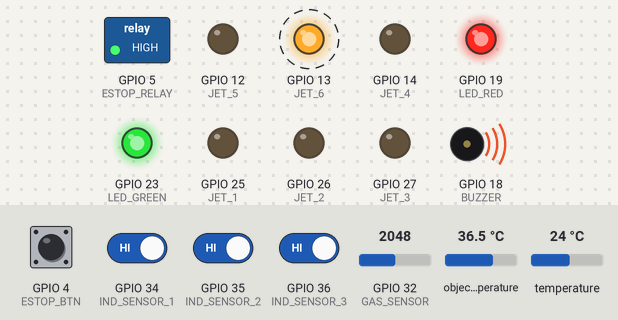
Bench run of a sketch on a simulated ESP32. On the bench: switched loads named in the sketch (green lamp = pin HIGH), output pins drawn as LEDs (lit = HIGH), buzzer (waves = sounding). Dashed ring = blinking. Inputs (shaded band) come from the test bench; at power-on: GPIO 4 (ESTOP_BTN), GPIO 34 (IND_SENSOR_1), GPIO 35 (IND_SENSOR_2), GPIO 36 (IND_SENSOR_3) HIGH, GPIO 32 (GAS_SENSOR) = 2048, object temperature 36.5 °C, temperature 24 °C. What the sketch prints to the serial monitor is not drawn.

Above: at 1.2 s.
1.3 s: GPIO 32 (GAS_SENSOR) set to 417
4.3 s: GPIO 32 (GAS_SENSOR) set to 385
At 5.3 s:
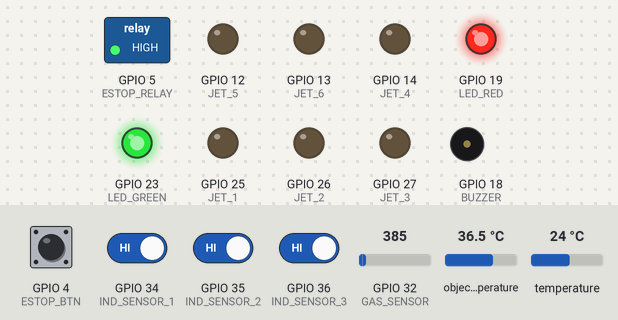
6.4 s: GPIO 4 (ESTOP_BTN) pulled LOW for 0.15 s
At 7.1 s:
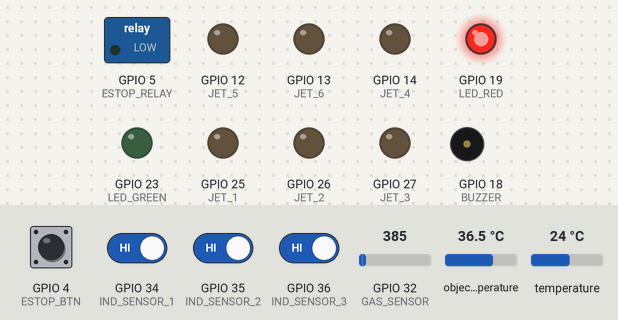
8.0 s: GPIO 32 (GAS_SENSOR) set to 491
At 8.6 s:
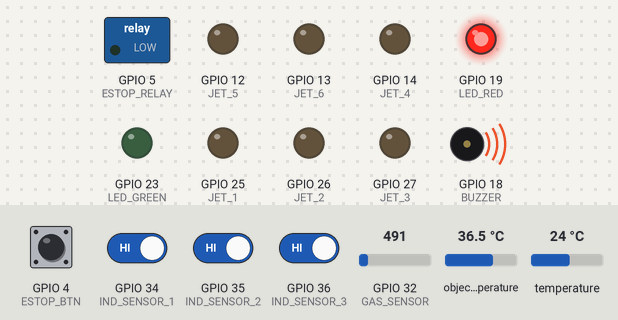
Timing chart, 0 to 11.0 s (numbered marks = the images above; inputs shaded):
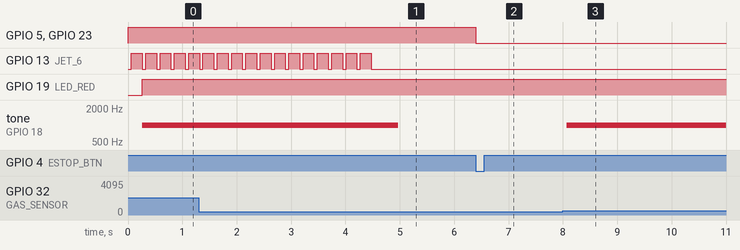

The sketch:

safety_ejection.ino
```cpp
// ═══════════════════════════════════════════════
// ESP32 #2 - SAFETY & EJECTION
// safety_ejection.ino
// ═══════════════════════════════════════════════

#include <Arduino.h>
#include <ArduinoJson.h>
#include <Wire.h>
#include <Adafruit_MLX90614.h>

// ── PIN DEFINITIONS ───────────────────────────
// Inductive sensors
#define IND_SENSOR_1    34
#define IND_SENSOR_2    35
#define IND_SENSOR_3    36

// Thermal sensor
Adafruit_MLX90614 mlx;

// Gas sensor
#define GAS_SENSOR      32
#define GAS_THRESHOLD   400

// Air Jets (via Relay)
#define JET_1           25  // PET
#define JET_2           26  // HDPE/PP
#define JET_3           27  // Paper
#define JET_4           14  // Metal
#define JET_5           12  // Glass
#define JET_6           13  // HAZARD ⚠️

// Safety
#define ESTOP_BTN       4
#define ESTOP_RELAY     5
#define BUZZER          18
#define LED_RED         19
#define LED_GREEN       23

// ── STATE ─────────────────────────────────────
bool emergency_stop_active = false;
bool metal_detected = false;
bool battery_suspected = false;

// Jet timing
struct JetCommand {
    uint8_t jet_id;
    uint32_t fire_time;
    uint16_t duration_ms;
    bool alarm;
};

#define MAX_PENDING_JETS 10
JetCommand pending_jets[MAX_PENDING_JETS];
uint8_t pending_count = 0;

// ═════════════════════════════════════════════
void setup() {
    Serial.begin(115200);  // To Jetson

    // Pins
    pinMode(IND_SENSOR_1, INPUT_PULLUP);
    pinMode(IND_SENSOR_2, INPUT_PULLUP);
    pinMode(IND_SENSOR_3, INPUT_PULLUP);

    pinMode(JET_1, OUTPUT); digitalWrite(JET_1, LOW);
    pinMode(JET_2, OUTPUT); digitalWrite(JET_2, LOW);
    pinMode(JET_3, OUTPUT); digitalWrite(JET_3, LOW);
    pinMode(JET_4, OUTPUT); digitalWrite(JET_4, LOW);
    pinMode(JET_5, OUTPUT); digitalWrite(JET_5, LOW);
    pinMode(JET_6, OUTPUT); digitalWrite(JET_6, LOW);

    pinMode(ESTOP_BTN,   INPUT_PULLUP);
    pinMode(ESTOP_RELAY, OUTPUT);
    pinMode(BUZZER,      OUTPUT);
    pinMode(LED_RED,     OUTPUT);
    pinMode(LED_GREEN,   OUTPUT);

    // Start safe
    digitalWrite(ESTOP_RELAY, HIGH);  // Relay NC = power ON
    digitalWrite(LED_GREEN, HIGH);

    // Thermal sensor
    mlx.begin();

    // Interrupt for E-Stop
    attachInterrupt(
        digitalPinToInterrupt(ESTOP_BTN),
        IRAM_ATTR emergency_stop_ISR,
        FALLING
    );

    Serial.println("{\"status\":\"safety_ready\"}");
}

// ═════════════════════════════════════════════
// EMERGENCY STOP ISR
// ═════════════════════════════════════════════
void IRAM_ATTR emergency_stop_ISR() {
    emergency_stop_active = true;
    digitalWrite(ESTOP_RELAY, LOW);   // Cut power!
    digitalWrite(LED_RED, HIGH);
    digitalWrite(LED_GREEN, LOW);
}

// ═════════════════════════════════════════════
// FIRE JET
// ═════════════════════════════════════════════
void fire_jet(uint8_t jet_id, uint16_t duration_ms) {

    if (emergency_stop_active) return;

    int pin = -1;
    switch(jet_id) {
        case 1: pin = JET_1; break;
        case 2: pin = JET_2; break;
        case 3: pin = JET_3; break;
        case 4: pin = JET_4; break;
        case 5: pin = JET_5; break;
        case 6: pin = JET_6; break;
        default: return;
    }

    digitalWrite(pin, HIGH);
    delay(duration_ms);
    digitalWrite(pin, LOW);
}

// ═════════════════════════════════════════════
// READ SENSORS
// ═════════════════════════════════════════════
void read_and_send_sensors() {

    // Metal detection
    bool ind1 = !digitalRead(IND_SENSOR_1);
    bool ind2 = !digitalRead(IND_SENSOR_2);
    bool ind3 = !digitalRead(IND_SENSOR_3);
    metal_detected = ind1 || ind2 || ind3;

    // Metal "strength" (how many sensors triggered)
    float metal_strength = (ind1 + ind2 + ind3) / 3.0f;

    // Temperature
    float ambient = mlx.readAmbientTempC();
    float object_temp = mlx.readObjectTempC();
    bool thermal_alert = (object_temp - ambient) > 20.0;

    // Battery detection logic
    battery_suspected = (metal_detected &&
                         thermal_alert &&
                         metal_strength < 0.8);  // partial metal

    // Gas
    int gas_raw = analogRead(GAS_SENSOR);
    bool gas_alert = gas_raw > GAS_THRESHOLD;

    // Build JSON response
    StaticJsonDocument<256> doc;
    doc["metal_detected"]  = metal_detected;
    doc["metal_strength"]  = metal_strength;
    doc["is_ferrous"]      = ind1;  // ferrous sensor first
    doc["temperature"]     = object_temp;
    doc["thermal_alert"]   = thermal_alert;
    doc["battery_suspect"] = battery_suspected;
    doc["gas_level"]       = gas_raw;
    doc["gas_alert"]       = gas_alert;
    doc["emergency_stop"]  = emergency_stop_active;

    serializeJson(doc, Serial);
    Serial.println();

    // ⚠️ Immediate hazard response
    if (battery_suspected || gas_alert) {
        fire_jet(6, 200);   // HAZARD jet
        digitalWrite(LED_RED, HIGH);
        tone(BUZZER, 1000, 500);
    }
}

// ═════════════════════════════════════════════
// PROCESS COMMANDS FROM JETSON
// ═════════════════════════════════════════════
void process_command(const char* json_str) {

    StaticJsonDocument<256> doc;
    DeserializationError error = deserializeJson(doc, json_str);

    if (error) return;

    const char* cmd = doc["cmd"];

    if (strcmp(cmd, "eject") == 0) {
        uint8_t jet = doc["jet"];
        uint16_t duration = doc["duration_ms"] | 80;
        bool alarm = doc["alarm"] | false;

        if (alarm) {
            digitalWrite(LED_RED, HIGH);
            tone(BUZZER, 2000, 200);
        }

        fire_jet(jet, duration);

        if (alarm) {
            delay(500);
            digitalWrite(LED_RED, LOW);
            digitalWrite(LED_GREEN, HIGH);
        }
    }
    else if (strcmp(cmd, "emergency_eject") == 0) {
        // Immediate - no timing
        fire_jet(6, 300);
        tone(BUZZER, 3000, 1000);
        digitalWrite(LED_RED, HIGH);
    }
    else if (strcmp(cmd, "reset") == 0) {
        emergency_stop_active = false;
        digitalWrite(ESTOP_RELAY, HIGH);
        digitalWrite(LED_RED, LOW);
        digitalWrite(LED_GREEN, HIGH);
    }
    else if (strcmp(cmd, "test_jet") == 0) {
        uint8_t jet = doc["jet"] | 1;
        fire_jet(jet, 100);
    }
}

// ═════════════════════════════════════════════
void loop() {

    // Read sensors every 50ms
    static uint32_t last_sensor = 0;
    if (millis() - last_sensor > 50) {
        read_and_send_sensors();
        last_sensor = millis();
    }

    // Check for commands from Jetson
    if (Serial.available()) {
        String line = Serial.readStringUntil('\n');
        process_command(line.c_str());
    }

    // Process pending timed jets
    uint32_t now = millis();
    for (int i = 0; i < pending_count; i++) {
        if (now >= pending_jets[i].fire_time) {
            fire_jet(pending_jets[i].jet_id,
                    pending_jets[i].duration_ms);
            // Remove from array
            pending_jets[i] = pending_jets[--pending_count];
            i--;
        }
    }
}
```

Measured:
- the behaviour switches between 401 and 400 on GPIO 32 (GAS_SENSOR) (found by bisection; images 0 and 1)
- after the input at 4.3 s, GPIO 13 (JET_6): goes on until 4.5 s, then stays LOW; tone on GPIO 18 (BUZZER): 1000 Hz → silent after 0.67 s
- after the input at 6.4 s, GPIO 5 (ESTOP_RELAY), GPIO 23 (LED_GREEN): HIGH → LOW at once
- after the input at 8.0 s, tone on GPIO 18 (BUZZER): silent → 1000 Hz after 0.07 s
- by itself, GPIO 13 (JET_6): alternates HIGH for 0.20 s and LOW for 0.06 s
